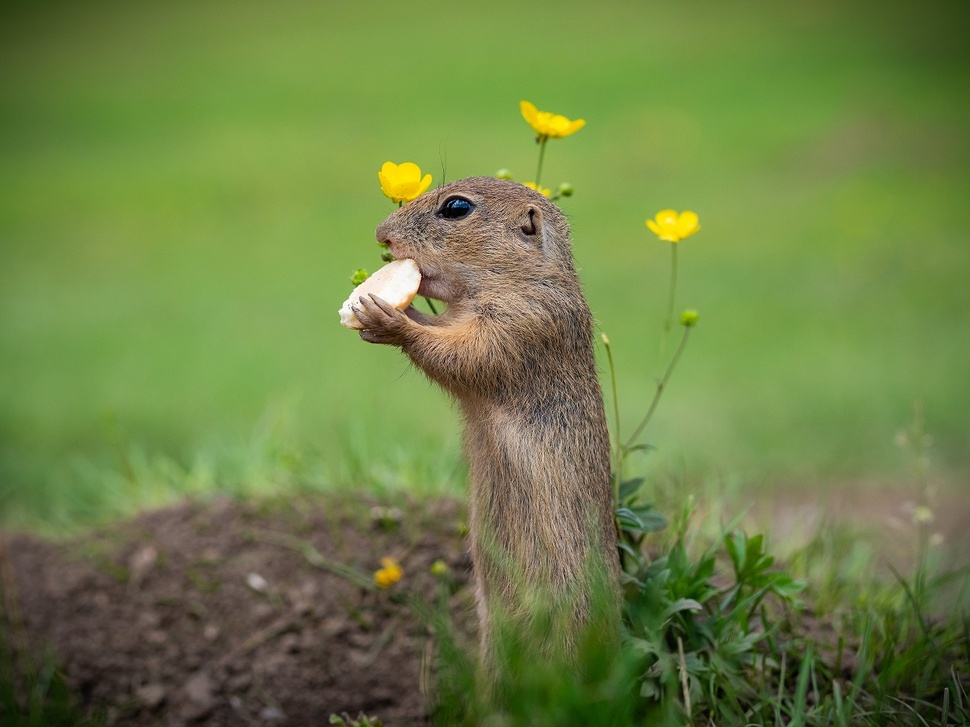
#> input picture Image Processing/intensity_slicing/original_image.jpg, 970 x 727 px, shrunk from 1296 x 972 before the run
$ python intensity_slicing.py
#> lines starting #> are read from the running program, lines starting #| are printed output that depends on the picture
import cv2  # pip install opencv-python
import numpy as np  # pip install numpy

img = cv2.imread("original_image.jpg")
#> img is the input picture: shape (727, 970, 3); mean B, G, R 69.9, 128.7, 110.2

cv2.imshow("original image", img)

for intensity in [
    0.1,
    0.2,
    0.3,
    0.4,
    0.5,
    0.6,
    0.7,
    0.8,
    0.9,
    1,
    1.5,
    2,
    3,
    5,
    10,
]:

    intensity_changed = np.array(
        255 * (img / 255) ** intensity, dtype="uint8"
    )

    cv2.imshow(f"{intensity} intensity", intensity_changed)
    cv2.imwrite(f"{intensity} intensity.jpg", intensity_changed)
#> this loop made 15 passes
#> pass 1, `intensity_changed = np.array( 255 * (img / 255) ** intensity, dtype="u..`:
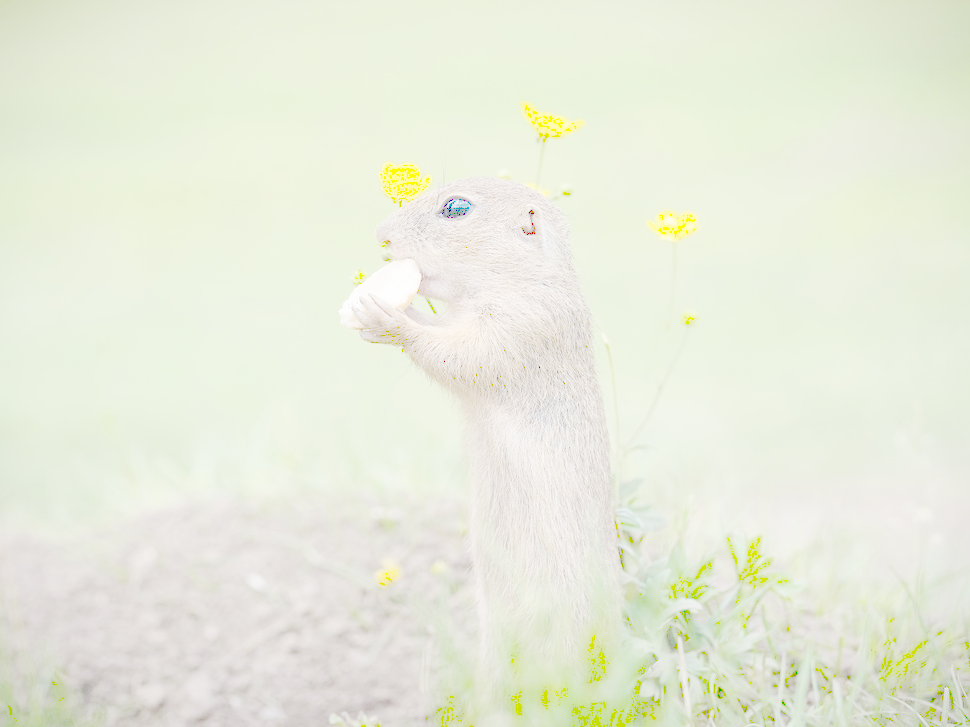
#> intensity_changed: shape (727, 970, 3); mean B, G, R 220.3, 236.2, 232.6
#> pass 2, `intensity_changed = np.array( 255 * (img / 255) ** intensity, dtype="u..`:
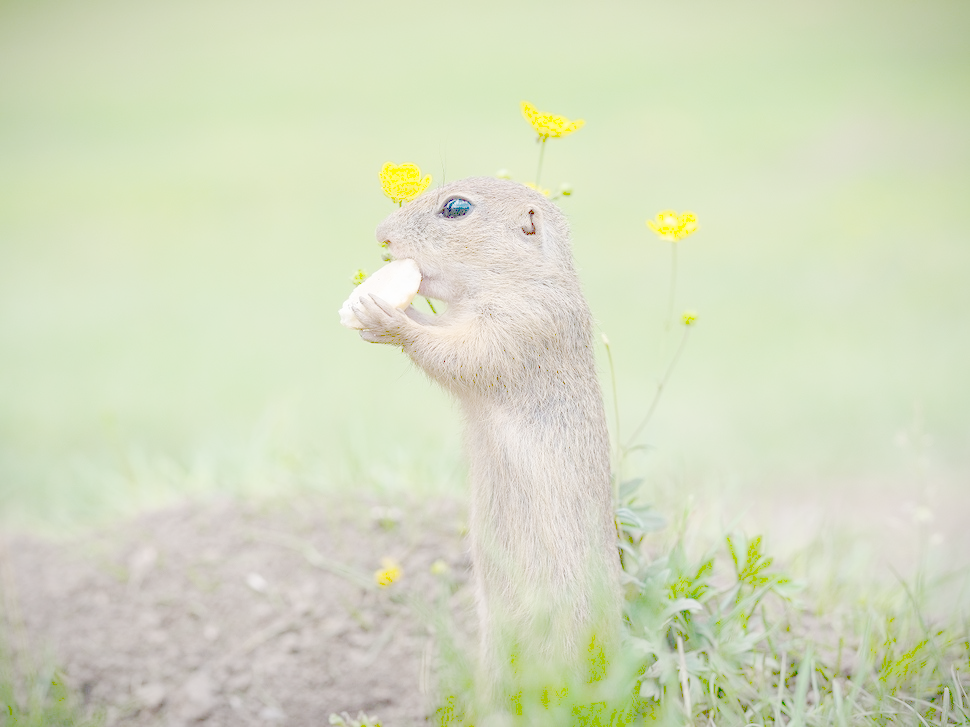
#> intensity_changed: shape (727, 970, 3); mean B, G, R 192.3, 219.6, 213
#> pass 3, `intensity_changed = np.array( 255 * (img / 255) ** intensity, dtype="u..`:
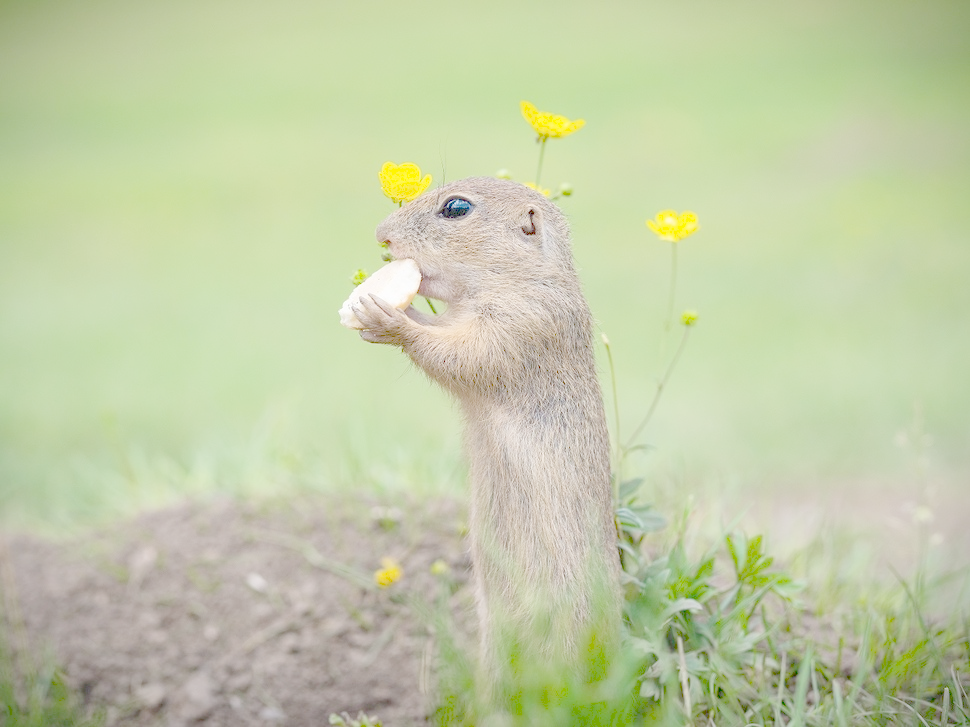
#> intensity_changed: shape (727, 970, 3); mean B, G, R 168.2, 204.4, 195.2

cv2.waitKey(0)  # Press '0' to close all images.
